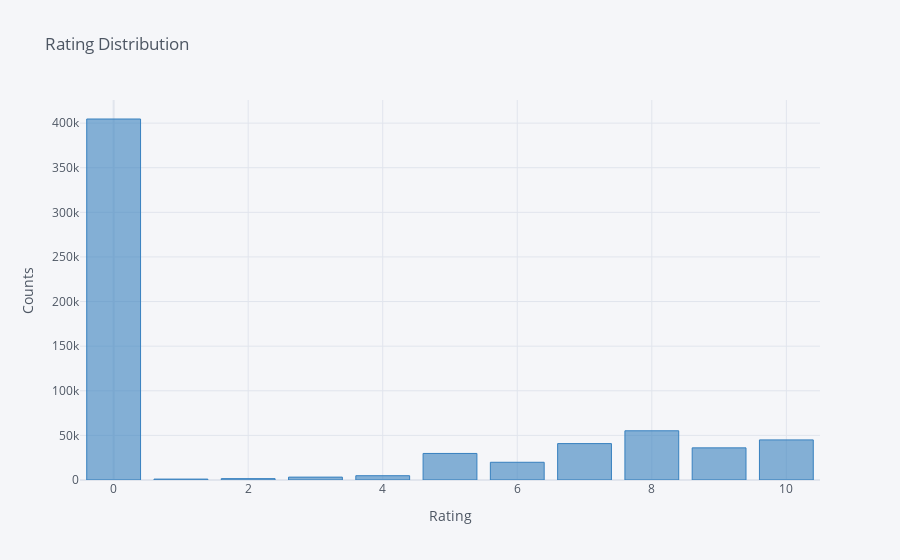

Source (notebook cell):
### Markdown cell above
## Rating Distribution

### Code cell
merge_data['rating'].value_counts().iplot(kind='bar',
                                         xTitle='Rating',
                                         yTitle='Counts',
                                         title='Rating Distribution',
                                         color='blue')

### Figure 1 — Plotly figure (JSON) as saved in the notebook; plotly's stock layout.template omitted (floating-point values rounded to 4 significant figures)
{"data": [{"marker": {"color": "rgba(55, 128, 191, 0.6)", "line": {"color": "rgba(55, 128, 191, 1.0)", "width": 1}}, "name": "rating", "orientation": "v", "text": "", "type": "bar", "x": [0, 8, 10, 7, 9, 5, 6, 4, 3, 2, 1], "y": [404591, 55157, 44943, 40795, 36018, 29765, 19863, 4809, 3233, 1538, 1019]}], "layout": {"legend": {"bgcolor": "#F5F6F9", "font": {"color": "#4D5663"}}, "paper_bgcolor": "#F5F6F9", "plot_bgcolor": "#F5F6F9", "title": {"font": {"color": "#4D5663"}, "text": "Rating Distribution"}, "xaxis": {"gridcolor": "#E1E5ED", "showgrid": true, "tickfont": {"color": "#4D5663"}, "title": {"font": {"color": "#4D5663"}, "text": "Rating"}, "zerolinecolor": "#E1E5ED"}, "yaxis": {"gridcolor": "#E1E5ED", "showgrid": true, "tickfont": {"color": "#4D5663"}, "title": {"font": {"color": "#4D5663"}, "text": "Counts"}, "zerolinecolor": "#E1E5ED"}}}
